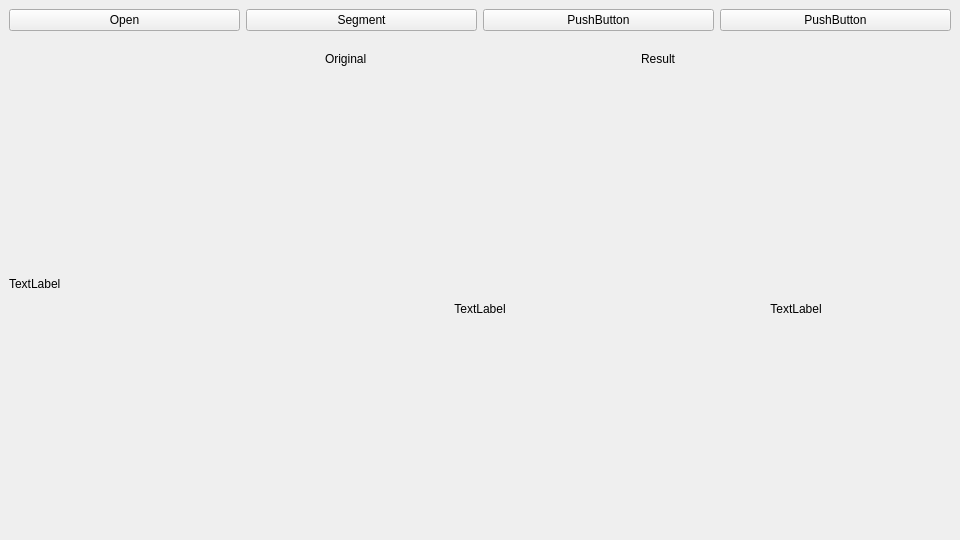
<?xml version="1.0" encoding="UTF-8"?>
<ui version="4.0">
 <class>MainWindow</class>
 <widget class="QMainWindow" name="MainWindow">
  <property name="geometry">
   <rect>
    <x>0</x>
    <y>0</y>
    <width>960</width>
    <height>540</height>
   </rect>
  </property>
  <property name="windowTitle">
   <string>MainWindow</string>
  </property>
  <widget class="QWidget" name="centralwidget">
   <property name="sizePolicy">
    <sizepolicy hsizetype="Preferred" vsizetype="Preferred">
     <horstretch>1</horstretch>
     <verstretch>1</verstretch>
    </sizepolicy>
   </property>
   <layout class="QVBoxLayout" name="verticalLayout_4" stretch="1,7">
    <item>
     <layout class="QHBoxLayout" name="horizontalLayout_2" stretch="0,0,0,0">
      <item>
       <widget class="QPushButton" name="load_images_button">
        <property name="text">
         <string>Open</string>
        </property>
       </widget>
      </item>
      <item>
       <widget class="QPushButton" name="segment_button">
        <property name="text">
         <string>Segment</string>
        </property>
       </widget>
      </item>
      <item>
       <widget class="QPushButton" name="pushButton_2">
        <property name="text">
         <string>PushButton</string>
        </property>
       </widget>
      </item>
      <item>
       <widget class="QPushButton" name="pushButton">
        <property name="text">
         <string>PushButton</string>
        </property>
       </widget>
      </item>
     </layout>
    </item>
    <item>
     <layout class="QHBoxLayout" name="horizontalLayout" stretch="1,1,1">
      <property name="spacing">
       <number>6</number>
      </property>
      <item>
       <layout class="QVBoxLayout" name="verticalLayout_3">
        <item>
         <widget class="QLabel" name="label_2">
          <property name="text">
           <string>TextLabel</string>
          </property>
         </widget>
        </item>
       </layout>
      </item>
      <item>
       <layout class="QVBoxLayout" name="verticalLayout_2">
        <item>
         <widget class="QLabel" name="original_image_text">
          <property name="sizePolicy">
           <sizepolicy hsizetype="Preferred" vsizetype="Preferred">
            <horstretch>1</horstretch>
            <verstretch>1</verstretch>
           </sizepolicy>
          </property>
          <property name="text">
           <string>Original</string>
          </property>
         </widget>
        </item>
        <item>
         <widget class="QLabel" name="original_image_container">
          <property name="sizePolicy">
           <sizepolicy hsizetype="Minimum" vsizetype="Minimum">
            <horstretch>1</horstretch>
            <verstretch>10</verstretch>
           </sizepolicy>
          </property>
          <property name="text">
           <string>TextLabel</string>
          </property>
          <property name="alignment">
           <set>Qt::AlignCenter</set>
          </property>
         </widget>
        </item>
       </layout>
      </item>
      <item>
       <layout class="QVBoxLayout" name="verticalLayout" stretch="1,10">
        <item>
         <widget class="QLabel" name="translated_image_text">
          <property name="text">
           <string>Result</string>
          </property>
         </widget>
        </item>
        <item>
         <widget class="QLabel" name="translated_image_container">
          <property name="sizePolicy">
           <sizepolicy hsizetype="Minimum" vsizetype="Minimum">
            <horstretch>0</horstretch>
            <verstretch>0</verstretch>
           </sizepolicy>
          </property>
          <property name="text">
           <string>TextLabel</string>
          </property>
          <property name="alignment">
           <set>Qt::AlignCenter</set>
          </property>
         </widget>
        </item>
       </layout>
      </item>
     </layout>
    </item>
   </layout>
  </widget>
 </widget>
 <resources/>
 <connections/>
</ui>
